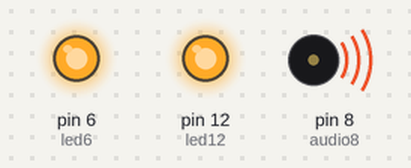
This sketch was run on a simulated Arduino Uno, built with avr-gcc and run on an emulated ATmega328P. On the bench: output pins drawn as LEDs (lit = HIGH), buzzer (waves = sounding).

Above: at 0.35 s.
At 23.8 s:
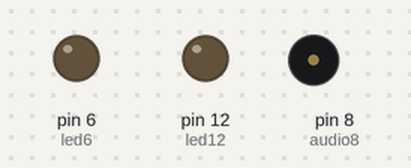
Timing chart, 0 to 32.1 s (numbered marks = the images above):
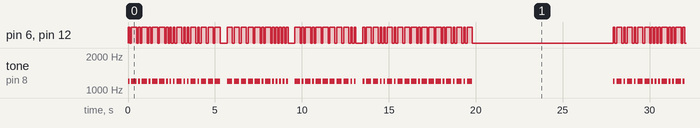

The sketch:

morse.ino
```cpp
char stringToMorseCode[] = "Arduino Morse Code Project";

// Create variable to define the output pins
int led12 = 12;      // blink an led on output 12
int led6 = 6;        // blink an led on output 6
int audio8 = 8;      // output audio on pin 8
int note = 1200;      // music note/pitch

int dotLen = 100;    // length of the morse code 'dot'
int dashLen = dotLen * 3;    // length of the morse code 'dash'
int elemPause = dotLen;  // length of the pause between elements of a character
int Spaces = dotLen * 3;     // length of the spaces between characters
int wordPause = dotLen * 7;  // length of the pause between words

// the setup routine runs once when you press reset
void setup() {
  // initialize the digital pin as an output for LED lights.
  pinMode(led12, OUTPUT);
  pinMode(led6, OUTPUT);
}

// Create a loop of the letters/words you want to output in morse code (defined in string at top of code)
void loop()
{
  int size;
  size = sizeof(stringToMorseCode);
  // Loop through the string and get each character one at a time until the end is reached
  for (int i = 0; i < size - 1; i++)
  {
    // Get the character in the current position
  char tmpChar = stringToMorseCode[i];
  // Set the case to lower case
  tmpChar = toLowerCase(tmpChar);
  // Call the subroutine to get the morse code equivalent for this character
  getChar(tmpChar);
  }

  // At the end of the string long pause before looping and starting again
  lightsOff(8000);
}

// DOT
void MorseDot()
{
  digitalWrite(led12, HIGH);    // turn the LED on
  digitalWrite(led6, HIGH);
  tone(audio8, note, dotLen); // start playing a tone
  delay(dotLen);              // hold in this position
}

// DASH
void MorseDash()
{
  digitalWrite(led12, HIGH);    // turn the LED on
  digitalWrite(led6, HIGH);
  tone(audio8, note, dashLen);  // start playing a tone
  delay(dashLen);               // hold in this position
}

// Turn Off
void lightsOff(int delayTime)
{
  digitalWrite(led12, LOW);     // turn the LED off
  digitalWrite(led6, LOW);
  noTone(audio8);             // stop playing a tone
  delay(delayTime);             // hold in this position
}

// *** Character to Morse Code Conversion *** //
void getChar(char tmpChar)
{
  switch (tmpChar) {
    case 'a':
    MorseDot();
    lightsOff(elemPause);
    MorseDash();
    lightsOff(elemPause);
    break;
    case 'b':
    MorseDash();
    lightsOff(elemPause);
    MorseDot();
    lightsOff(elemPause);
    MorseDot();
    lightsOff(elemPause);
    MorseDot();
    lightsOff(elemPause);
    break;
    case 'c':
    MorseDash();
    lightsOff(elemPause);
    MorseDot();
    lightsOff(elemPause);
    MorseDash();
    lightsOff(elemPause);
    MorseDot();
    lightsOff(elemPause);
    break;
    case 'd':
    MorseDash();
    lightsOff(elemPause);
    MorseDash();
    lightsOff(elemPause);
    MorseDot();
    lightsOff(elemPause);
    break;
    case 'e':
    MorseDot();
    lightsOff(elemPause);
    break;
    case 'f':
      MorseDot();
    lightsOff(elemPause);
    MorseDot();
    lightsOff(elemPause);
    MorseDash();
    lightsOff(elemPause);
    MorseDot();
    lightsOff(elemPause);
    break;
    case 'g':
    MorseDash();
    lightsOff(elemPause);
    MorseDash();
    lightsOff(elemPause);
    MorseDot();
    lightsOff(elemPause);
    break;
    case 'h':
    MorseDot();
    lightsOff(elemPause);
    MorseDot();
    lightsOff(elemPause);
    MorseDot();
    lightsOff(elemPause);
    MorseDot();
    lightsOff(elemPause);
    break;
    case 'i':
    MorseDot();
    lightsOff(elemPause);
    MorseDot();
    lightsOff(elemPause);
    break;
    case 'j':
    MorseDot();
    lightsOff(elemPause);
    MorseDash();
    lightsOff(elemPause);
    MorseDash();
    lightsOff(elemPause);
    MorseDash();
    lightsOff(elemPause);
    break;
    case 'k':
    MorseDash();
    lightsOff(elemPause);
    MorseDot();
    lightsOff(elemPause);
    MorseDash();
    lightsOff(elemPause);
    break;
    case 'l':
    MorseDot();
    lightsOff(elemPause);
    MorseDash();
    lightsOff(elemPause);
    MorseDot();
    lightsOff(elemPause);
    MorseDot();
    lightsOff(elemPause);
    break;
    case 'm':
    MorseDash();
    lightsOff(elemPause);
    MorseDash();
    lightsOff(elemPause);
    break;
    case 'n':
    MorseDash();
    lightsOff(elemPause);
    MorseDot();
    lightsOff(elemPause);
    break;
    case 'o':
    MorseDash();
    lightsOff(elemPause);
    MorseDash();
    lightsOff(elemPause);
    MorseDash();
    lightsOff(elemPause);
    break;
    case 'p':
    MorseDot();
    lightsOff(elemPause);
    MorseDash();
    lightsOff(elemPause);
    MorseDash();
    lightsOff(elemPause);
    MorseDot();
    lightsOff(elemPause);
    break;
    case 'q':
    MorseDash();
    lightsOff(elemPause);
    MorseDash();
    lightsOff(elemPause);
    MorseDot();
    lightsOff(elemPause);
    MorseDash();
    lightsOff(elemPause);
    break;
    case 'r':
    MorseDot();
    lightsOff(elemPause);
    MorseDash();
    lightsOff(elemPause);
    MorseDot();
    lightsOff(elemPause);
    break;
    case 's':
    MorseDot();
    lightsOff(elemPause);
    MorseDot();
    lightsOff(elemPause);
    MorseDot();
    lightsOff(elemPause);
    break;
    case 't':
    MorseDash();
    lightsOff(elemPause);
    break;
    case 'u':
    MorseDot();
    lightsOff(elemPause);
    MorseDot();
    lightsOff(elemPause);
    MorseDash();
    lightsOff(elemPause);
    break;
    case 'v':
    MorseDot();
    lightsOff(elemPause);
    MorseDot();
    lightsOff(elemPause);
    MorseDot();
    lightsOff(elemPause);
    MorseDash();
    lightsOff(elemPause);
    break;
    case 'w':
    MorseDot();
    lightsOff(elemPause);
    MorseDash();
    lightsOff(elemPause);
    MorseDash();
    lightsOff(elemPause);
    break;
    case 'x':
    MorseDash();
    lightsOff(elemPause);
    MorseDot();
    lightsOff(elemPause);
    MorseDot();
    lightsOff(elemPause);
    MorseDash();
    lightsOff(elemPause);
    break;
    case 'y':
    MorseDash();
    lightsOff(elemPause);
    MorseDot();
    lightsOff(elemPause);
    MorseDash();
    lightsOff(elemPause);
    MorseDash();
    lightsOff(elemPause);
    break;
    case 'z':
    MorseDash();
    lightsOff(elemPause);
    MorseDash();
    lightsOff(elemPause);
    MorseDot();
    lightsOff(elemPause);
    MorseDot();
    lightsOff(elemPause);
    break;
    case '0':
    MorseDash();
    lightsOff(elemPause);
    MorseDash();
    lightsOff(elemPause);
    MorseDash();
    lightsOff(elemPause);
    MorseDash();
    lightsOff(elemPause);
    break;
    case '1':
    MorseDot();
    lightsOff(elemPause);
    MorseDash();
    lightsOff(elemPause);
    MorseDash();
    lightsOff(elemPause);
    MorseDash();
    lightsOff(elemPause);
    MorseDash();
    lightsOff(elemPause);
    break;
    case '2':
    MorseDot();
    lightsOff(elemPause);
    MorseDot();
    lightsOff(elemPause);
    MorseDash();
    lightsOff(elemPause);
    MorseDash();
    lightsOff(elemPause);
    MorseDash();
    lightsOff(elemPause);
    break;
    case '3':
    MorseDot();
    lightsOff(elemPause);
    MorseDot();
    lightsOff(elemPause);
    MorseDot();
    lightsOff(elemPause);
    MorseDash();
    lightsOff(elemPause);
    MorseDash();
    lightsOff(elemPause);
    break;
    case '4':
    MorseDot();
    lightsOff(elemPause);
    MorseDot();
    lightsOff(elemPause);
    MorseDot();
    lightsOff(elemPause);
    MorseDot();
    lightsOff(elemPause);
    MorseDash();
    lightsOff(elemPause);
    break;
    case '5':
    MorseDot();
    lightsOff(elemPause);
    MorseDot();
    lightsOff(elemPause);
    MorseDot();
    lightsOff(elemPause);
    MorseDot();
    lightsOff(elemPause);
    MorseDot();
    lightsOff(elemPause);
    break;
    case '6':
    MorseDash();
    lightsOff(elemPause);
    MorseDot();
    lightsOff(elemPause);
    MorseDot();
    lightsOff(elemPause);
    MorseDot();
    lightsOff(elemPause);
    MorseDot();
    lightsOff(elemPause);
    break;
    case '7':
    MorseDash();
    lightsOff(elemPause);
    MorseDash();
    lightsOff(elemPause);
    MorseDot();
    lightsOff(elemPause);
    MorseDot();
    lightsOff(elemPause);
    MorseDot();
    lightsOff(elemPause);
    break;
    case '8':
    MorseDash();
    lightsOff(elemPause);
    MorseDash();
    lightsOff(elemPause);
    MorseDash();
    lightsOff(elemPause);
    MorseDot();
    lightsOff(elemPause);
    MorseDot();
    lightsOff(elemPause);
    break;
    case '9':
    MorseDash();
    lightsOff(elemPause);
    MorseDash();
    lightsOff(elemPause);
    MorseDash();
    lightsOff(elemPause);
    MorseDash();
    lightsOff(elemPause);
    MorseDot();
    lightsOff(elemPause);
    break;

    default:
    // If a matching character was not found it will default to a blank space
    lightsOff(Spaces);
  }
}
```

Measured:
- by itself, pin 6 (led6), pin 12 (led12): moves between LOW and HIGH, repeating every 27.9 s
- by itself, tone on pin 8 (audio8): plays 1200 Hz for 0.10 s, 1200 Hz for 0.30 s, 1200 Hz for 0.10 s, 1200 Hz for 0.30 s, 1200 Hz for 0.10 s, 1200 Hz for 0.30 s … (301 notes in this stretch)
